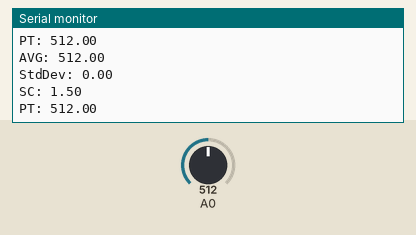
Recording of a sketch running on a simulated Arduino Uno, built with avr-gcc and run on an emulated ATmega328P. Shown: the last lines printed to the serial monitor. The test bench sets the inputs (shaded band); at power-on: A0 = 512.

Above: at 4.2 s.
4.3 s: A0 set to 983
At 4.74 s:
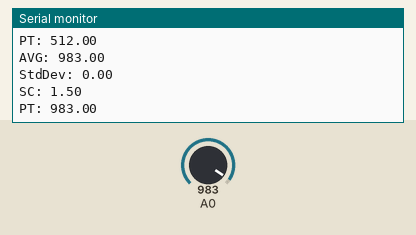
5.8 s: A0 set to 1012
At 6.19 s:
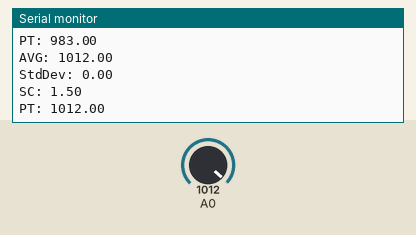
Timing chart, 0 to 8.3 s (numbered marks = the images above; inputs shaded):
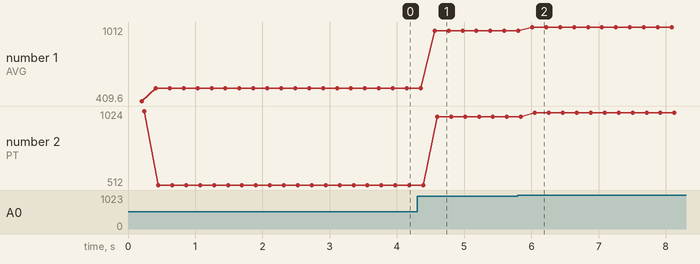

The sketch:

testStdDevREV2.ino
```cpp
//Math Concept: Peak Detection
//In mathematics, detecting spikes or outliers is often referred to as peak detection
// or outlier detection. A simple way to implement this is by comparing each new reading
// against a dynamically adjusted threshold based on the running average:
//
// Peak Threshold=μ+k×σ


const int CB_SIZE = 10;


// Initialize circular buffer array and loop variables

int readingsCB[CB_SIZE];  // Circular Buffer Array for analog readings

float rTotal = 0;   //running total of readingsCB array
float average = 0;
float currentReading = 0;
float sd = 0;       //Standard Deviation
float sc = 0;       //Sensitivity Constant
float pt = 0;       //Peak Threshold
int index = 0;

// Precall functions
void procSound();
void printSoundStats();
float peakThresholdDetect();
float getStdDev();
float getSensitivityConstant();


void setup() {

  Serial.begin(9600);

}

void loop() {

  currentReading = analogRead(A0);
  procSound(currentReading);

  // By association, this throttles the serial print to sample every CB_SIZE loops
  if (index == 8) {
    //Serial.print("TEST");
    delay (200);
    printSoundStats();
  }


}

void procSound(float cr) {
  // Proccess Sound - procSound()
  // Here's we'll implement the circular buffer using modulo math and leveraging the
  // Arduino forever loop we will cycle the circular buffer endlessly with no endless
  // integer buildup for the integer.

  //Circular Buffer
  rTotal -= readingsCB[index];// subtract old value from running total
  readingsCB[index] = cr;// overwrite old value with new value at index
  rTotal += cr;// add new value to running total
  index = (index + 1) % CB_SIZE;// Wraps around when index reaches BUFFER_SIZE

  // Calculate running average
  average = rTotal / (float)CB_SIZE;

  // Get Standard Deviation
  sd = getStdDev(average);

  // Get Sensitivity constant
  sc = getSensitivityConstant(sd);

  // Get Peak/Spkie Threshold Determination
  pt = peakThresholdDetect(average, sc, sd);

}

float peakThresholdDetect(float avg, float k, float stdd) {

  return (avg + (k * stdd));

}

float getStdDev(float avg) {

  float variance = 0;
  float stddev = 0;

  //Calculate Variance
  for (int i = 0; i < CB_SIZE; i++) {
    variance += pow(readingsCB[i] - avg, 2);
  }
  variance /= CB_SIZE;

  // Step 3: Calculate Standard Deviation
  stddev = sqrt(variance);

  return stddev;
}

float getSensitivityConstant(float stddev) {
  if (stddev < 5) {
    return 1.5;  // Low variability, more sensitive
  } else if (stddev < 10) {
    return 2.0;  // Moderate variability
  } else {
    return 3.0;  // High variability, less sensitive
  }
}

void printSoundStats() {

  Serial.print("AVG: ");
  Serial.println(average);
  Serial.print("StdDev: ");
  Serial.println(sd);
  Serial.print("SC: ");
  Serial.println(sc);
  Serial.print("PT: ");
  Serial.println(pt);
  Serial.print("\r");

}
```

Measured:
- after the input at 4.3 s, the serial monitor: prints a new line after 0.26 s (image 1)
- after the input at 5.8 s, the serial monitor: prints a new line after 0.21 s (image 2)
- plotted number 1: 512 → 983 after the input at 4.3 s, 983 → 1012 after the input at 5.8 s
- plotted number 2: 512 → 983 after the input at 4.3 s, 983 → 1012 after the input at 5.8 s
